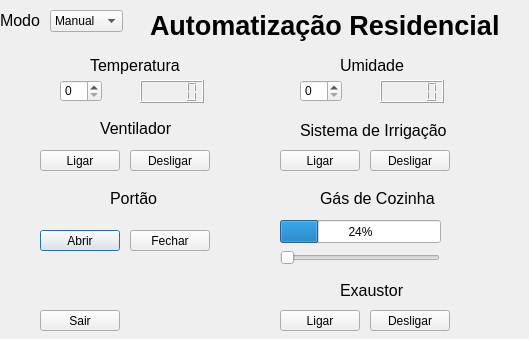
<?xml version="1.0" encoding="UTF-8"?>
<ui version="4.0">
 <class>CasaAutomatizada</class>
 <widget class="QDialog" name="CasaAutomatizada">
  <property name="geometry">
   <rect>
    <x>0</x>
    <y>0</y>
    <width>529</width>
    <height>339</height>
   </rect>
  </property>
  <property name="windowTitle">
   <string>CasaAutomatizada</string>
  </property>
  <widget class="QPushButton" name="abrePortao">
   <property name="geometry">
    <rect>
     <x>40</x>
     <y>230</y>
     <width>80</width>
     <height>21</height>
    </rect>
   </property>
   <property name="text">
    <string>Abrir</string>
   </property>
  </widget>
  <widget class="QLabel" name="label_5">
   <property name="geometry">
    <rect>
     <x>340</x>
     <y>50</y>
     <width>71</width>
     <height>31</height>
    </rect>
   </property>
   <property name="font">
    <font>
     <pointsize>12</pointsize>
    </font>
   </property>
   <property name="text">
    <string>Umidade</string>
   </property>
  </widget>
  <widget class="QSpinBox" name="umidade">
   <property name="geometry">
    <rect>
     <x>300</x>
     <y>80</y>
     <width>42</width>
     <height>22</height>
    </rect>
   </property>
  </widget>
  <widget class="QLabel" name="label_6">
   <property name="geometry">
    <rect>
     <x>300</x>
     <y>120</y>
     <width>331</width>
     <height>21</height>
    </rect>
   </property>
   <property name="font">
    <font>
     <pointsize>12</pointsize>
    </font>
   </property>
   <property name="text">
    <string>Sistema de Irrigação</string>
   </property>
  </widget>
  <widget class="QPushButton" name="fechaPortao">
   <property name="geometry">
    <rect>
     <x>130</x>
     <y>230</y>
     <width>80</width>
     <height>21</height>
    </rect>
   </property>
   <property name="text">
    <string>Fechar</string>
   </property>
  </widget>
  <widget class="QPushButton" name="ligaExaustor">
   <property name="geometry">
    <rect>
     <x>280</x>
     <y>310</y>
     <width>80</width>
     <height>21</height>
    </rect>
   </property>
   <property name="text">
    <string>Ligar</string>
   </property>
  </widget>
  <widget class="QSpinBox" name="SpinBox">
   <property name="geometry">
    <rect>
     <x>60</x>
     <y>80</y>
     <width>42</width>
     <height>22</height>
    </rect>
   </property>
   <property name="displayIntegerBase">
    <number>10</number>
   </property>
  </widget>
  <widget class="QPushButton" name="naoligaExaustor">
   <property name="geometry">
    <rect>
     <x>370</x>
     <y>310</y>
     <width>80</width>
     <height>21</height>
    </rect>
   </property>
   <property name="text">
    <string>Desligar</string>
   </property>
  </widget>
  <widget class="QPushButton" name="naoregaJardim">
   <property name="geometry">
    <rect>
     <x>370</x>
     <y>150</y>
     <width>80</width>
     <height>21</height>
    </rect>
   </property>
   <property name="text">
    <string>Desligar</string>
   </property>
  </widget>
  <widget class="QLabel" name="label">
   <property name="geometry">
    <rect>
     <x>0</x>
     <y>10</y>
     <width>61</width>
     <height>20</height>
    </rect>
   </property>
   <property name="font">
    <font>
     <pointsize>12</pointsize>
     <bold>false</bold>
    </font>
   </property>
   <property name="text">
    <string>Modo</string>
   </property>
  </widget>
  <widget class="QLCDNumber" name="lcdNumber_2">
   <property name="geometry">
    <rect>
     <x>380</x>
     <y>80</y>
     <width>64</width>
     <height>23</height>
    </rect>
   </property>
  </widget>
  <widget class="QPushButton" name="ligaVentilador">
   <property name="geometry">
    <rect>
     <x>40</x>
     <y>150</y>
     <width>80</width>
     <height>21</height>
    </rect>
   </property>
   <property name="text">
    <string>Ligar</string>
   </property>
  </widget>
  <widget class="QPushButton" name="desligaVentilador">
   <property name="geometry">
    <rect>
     <x>130</x>
     <y>150</y>
     <width>80</width>
     <height>21</height>
    </rect>
   </property>
   <property name="text">
    <string>Desligar</string>
   </property>
  </widget>
  <widget class="QLabel" name="label_8">
   <property name="geometry">
    <rect>
     <x>320</x>
     <y>190</y>
     <width>231</width>
     <height>16</height>
    </rect>
   </property>
   <property name="font">
    <font>
     <pointsize>12</pointsize>
    </font>
   </property>
   <property name="text">
    <string>Gás de Cozinha</string>
   </property>
  </widget>
  <widget class="QLabel" name="label_2">
   <property name="geometry">
    <rect>
     <x>150</x>
     <y>0</y>
     <width>561</width>
     <height>51</height>
    </rect>
   </property>
   <property name="font">
    <font>
     <pointsize>20</pointsize>
     <bold>true</bold>
    </font>
   </property>
   <property name="text">
    <string>Automatização Residencial</string>
   </property>
  </widget>
  <widget class="QLCDNumber" name="lcdNumber">
   <property name="geometry">
    <rect>
     <x>140</x>
     <y>80</y>
     <width>64</width>
     <height>23</height>
    </rect>
   </property>
  </widget>
  <widget class="QLabel" name="label_4">
   <property name="geometry">
    <rect>
     <x>100</x>
     <y>120</y>
     <width>211</width>
     <height>16</height>
    </rect>
   </property>
   <property name="font">
    <font>
     <pointsize>12</pointsize>
    </font>
   </property>
   <property name="text">
    <string>Ventilador</string>
   </property>
  </widget>
  <widget class="QComboBox" name="comboBox">
   <property name="geometry">
    <rect>
     <x>50</x>
     <y>10</y>
     <width>73</width>
     <height>22</height>
    </rect>
   </property>
   <item>
    <property name="text">
     <string>Manual</string>
    </property>
   </item>
   <item>
    <property name="text">
     <string>Automático</string>
    </property>
   </item>
  </widget>
  <widget class="QPushButton" name="regaJardim">
   <property name="geometry">
    <rect>
     <x>280</x>
     <y>150</y>
     <width>80</width>
     <height>21</height>
    </rect>
   </property>
   <property name="text">
    <string>Ligar</string>
   </property>
  </widget>
  <widget class="QLabel" name="label_9">
   <property name="geometry">
    <rect>
     <x>340</x>
     <y>280</y>
     <width>131</width>
     <height>20</height>
    </rect>
   </property>
   <property name="font">
    <font>
     <pointsize>12</pointsize>
    </font>
   </property>
   <property name="text">
    <string>Exaustor</string>
   </property>
  </widget>
  <widget class="QPushButton" name="pushButton_9">
   <property name="geometry">
    <rect>
     <x>40</x>
     <y>310</y>
     <width>80</width>
     <height>21</height>
    </rect>
   </property>
   <property name="text">
    <string>Sair</string>
   </property>
  </widget>
  <widget class="QSlider" name="horizontalSliderGas">
   <property name="geometry">
    <rect>
     <x>280</x>
     <y>250</y>
     <width>160</width>
     <height>16</height>
    </rect>
   </property>
   <property name="orientation">
    <enum>Qt::Horizontal</enum>
   </property>
  </widget>
  <widget class="QLabel" name="label_3">
   <property name="geometry">
    <rect>
     <x>90</x>
     <y>50</y>
     <width>181</width>
     <height>31</height>
    </rect>
   </property>
   <property name="font">
    <font>
     <pointsize>12</pointsize>
    </font>
   </property>
   <property name="text">
    <string>Temperatura</string>
   </property>
  </widget>
  <widget class="QProgressBar" name="progressBarGas">
   <property name="geometry">
    <rect>
     <x>280</x>
     <y>220</y>
     <width>161</width>
     <height>23</height>
    </rect>
   </property>
   <property name="value">
    <number>24</number>
   </property>
  </widget>
  <widget class="QLabel" name="label_7">
   <property name="geometry">
    <rect>
     <x>110</x>
     <y>190</y>
     <width>101</width>
     <height>16</height>
    </rect>
   </property>
   <property name="font">
    <font>
     <pointsize>12</pointsize>
    </font>
   </property>
   <property name="text">
    <string>Portão</string>
   </property>
  </widget>
 </widget>
 <resources/>
 <connections/>
</ui>
